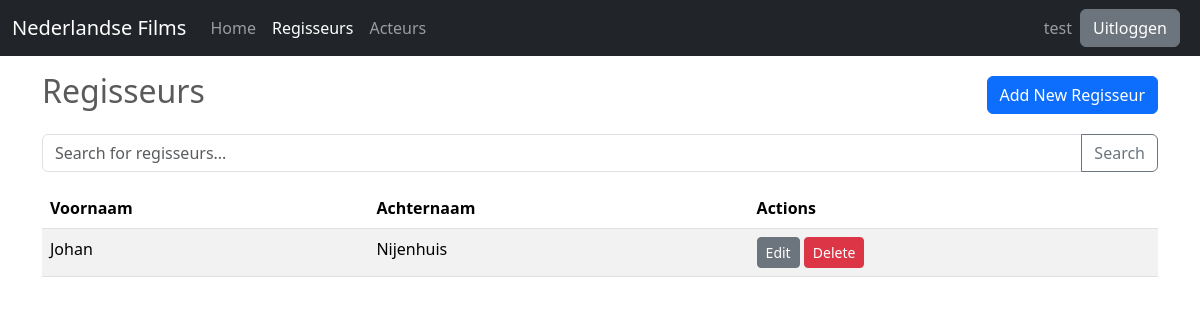
/regisseurs (signed in), run on the app's committed database.
### app/models.py (models this page shows, shortened)
class Gebruiker(db.Model, UserMixin):
    id = db.Column(db.Integer, primary_key=True)
    username = db.Column(db.String(64), unique=True, index=True)
    email = db.Column(db.String(100), unique=True, nullable=False)
    wachtwoord_hash = db.Column(db.String(128))

class Regisseur(db.Model):
    id = db.Column(db.Integer, primary_key=True)
    voornaam = db.Column(db.String(50), nullable=False)
    achternaam = db.Column(db.String(50), nullable=False)
    films = db.relationship('Film', backref='regisseur', lazy=True)

### app/routes.py (the view)
@app.route('/regisseurs', methods=['GET'])
def regisseurs():
    search_query = request.args.get('search', '')
    if search_query:
        regisseurs = Regisseur.query.filter(
            db.or_(
                Regisseur.voornaam.ilike(f'%{search_query}%'),
                Regisseur.achternaam.ilike(f'%{search_query}%')
            )
        ).all()
    else:
        regisseurs = Regisseur.query.all()
    return render_template('regisseurs/regisseurs.html', regisseurs=regisseurs)

### app/models.py (called while the page is built)
@login_manager.user_loader
def load_user(user_id):
    return Gebruiker.query.get(user_id)

### app/templates/regisseurs/regisseurs.html (shortened to what this page needs)
{% extends "base.html" %}
{% block content %}
<div class="container mt-4">
    <div class="d-flex justify-content-between align-items-center mb-3">
        <h2>Regisseurs</h2>
        <a href="{{ url_for('main.regisseur_add') }}" class="btn btn-primary">Add New Regisseur</a>
    </div>
    <form action="{{ url_for('main.regisseurs') }}" method="GET" class="mb-3">
        <div class="input-group">
            <input type="text" name="search" class="form-control" placeholder="Search for regisseurs...">
            <button type="submit" class="btn btn-outline-secondary">Search</button>
        </div>
    </form>
    <div class="table-responsive">
        <table class="table table-striped">
            <thead>
                <tr>
                    <th>Voornaam</th>
                    <th>Achternaam</th>
                    <th>Actions</th>
                </tr>
            </thead>
            <tbody>
                {% for regisseur in regisseurs %}
                <tr>
                    <td>{{ regisseur.voornaam }}</td>
                    <td>{{ regisseur.achternaam }}</td>
                    <td>
                        <a href="{{ url_for('main.regisseur_edit', id=regisseur.id) }}"
                            class="btn btn-secondary btn-sm">Edit</a>
                        <button class="btn btn-danger btn-sm" data-bs-toggle="modal"
                            data-bs-target="#deleteConfirmationModal"
                            data-regisseur-id="{{ regisseur.id }}">Delete</button>
                    </td>
                </tr>
                {% endfor %}
            </tbody>
        </table>
    </div>
</div>
{% endblock %}

### app/templates/base.html (shortened to what this page needs)
<!DOCTYPE html>
<html lang="nl">
<head>
    <link href="https://cdn.jsdelivr.net/npm/bootstrap@5.3.3/dist/css/bootstrap.min.css" rel="stylesheet"
>
    <link href="{{ url_for('static', filename='css/carousel.css') }}" rel="stylesheet">
</head>
<body>
    <body>
        <header>
            <nav class="navbar navbar-expand-md navbar-dark fixed-top bg-dark">
                <div class="container-fluid">
                    <a class="navbar-brand" href="{{ url_for('main.index') }}">Nederlandse Films</a>
                    <div class="collapse navbar-collapse" id="navbarCollapse">
                        <ul class="navbar-nav me-auto mb-2 mb-md-0">
                            <li class="nav-item">
                                <a class="nav-link{{ ' active' if request.path == url_for('main.index') else '' }}"
                                    aria-current="page" href="{{ url_for('main.index') }}">Home</a>
                            </li>
                            {% if current_user.is_authenticated %}
                            <li class="nav-item">
                                <a class="nav-link{{ ' active' if request.path == url_for('main.regisseurs') else '' }}"
                                    href="{{ url_for('main.regisseurs') }}">Regisseurs</a>
                            </li>
                            <li class="nav-item">
                                <a class="nav-link{{ ' active' if request.path == url_for('main.acteurs') else '' }}"
                                    href="{{ url_for('main.acteurs') }}">Acteurs</a>
                            </li>
                            {% endif %}
                        </ul>
                        <div class="d-flex align-items-center">
                            {% if current_user.is_authenticated %}
                            <span class="navbar-text me-2">{{ current_user.username }}</span>
                            <a class="btn btn-secondary me-2" href="{{ url_for('main.logout') }}">Uitloggen</a>
                            {% else %}
                            <a class="btn btn-secondary me-2" href="{{ url_for('main.login') }}">Inloggen</a>
                            <a class="btn btn-secondary" href="{{ url_for('main.register') }}">Registreren</a>
                            {% endif %}
                        </div>
                    </div>
                </div>
            </nav>
        </header>
        <main>
            {% block content %}{% endblock %}
        </main>
    </body>
</html>

### app/static/css/carousel.css (style rules this page uses)
body { padding-top: 3rem; padding-bottom: 3rem; color: #5a5a5a; }

### data on the page
Gebruiker: username "test"
Regisseur: voornaam "Johan", achternaam "Nijenhuis"
